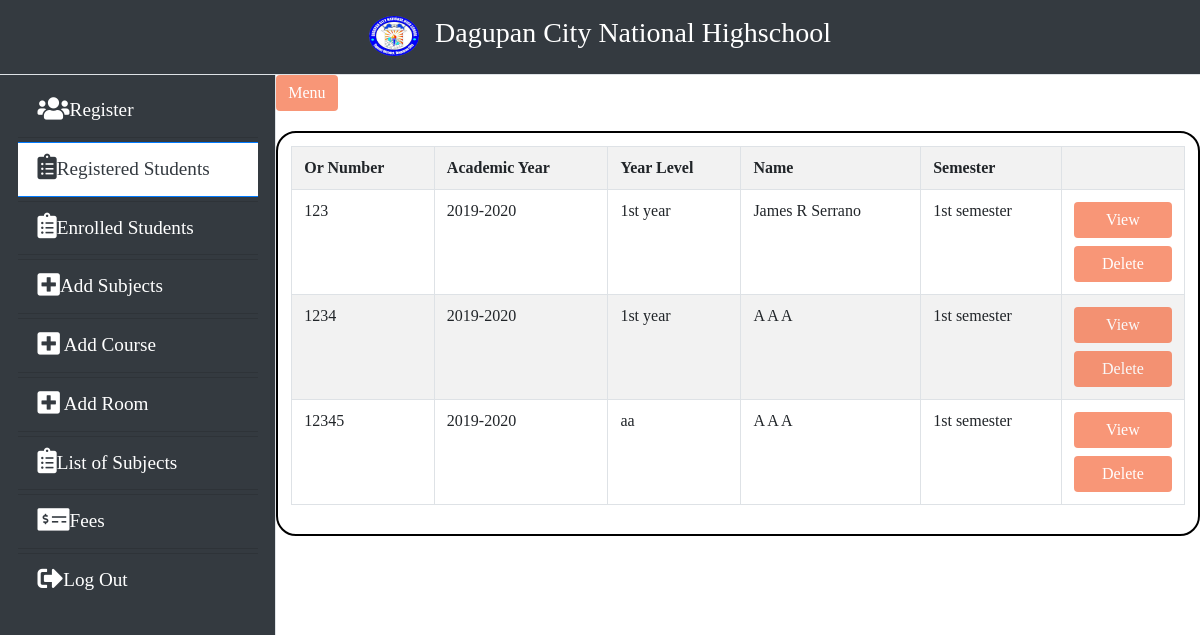
The app's page /admin/registered_students.php (signed in) with its own data.
### tables this page shows
CREATE TABLE `tbl_user` (
  `or_number` varchar(255) NOT NULL,
  `academic` varchar(255) NOT NULL,
  `year` varchar(255) NOT NULL,
  `firstname` varchar(255) NOT NULL,
  `lastname` varchar(255) NOT NULL,
  `middle` varchar(255) NOT NULL,
  `semester` varchar(255) NOT NULL
);

### admin/registered_students.php (the view, shortened to what this page needs)
<?php include('includes/registration.php');
  ?>
<html lang="en">
<head>
	<link rel="stylesheet" href="css\bootstrap.min.css">
  <link rel="stylesheet" type="text/css" href="fontawesome/css/all.min.css">
  <link rel="stylesheet" type="text/css" href="css2/registered_student.css">
</head>
<body>
      <nav class="fixed-top navbar navbar-expand-lg navbar-light bg-dark border-bottom justify-content-center">
        <ul class="navbar-nav">
        <li class="nav-item"><a href="index.php" class="nav-link"><img src="images/logo.png" style="width: 50px;height: 40px;"></a></li>
        <li class="nav-item"><a href="index.php" class="nav-link"><h3 class="text-white">Dagupan City National Highschool</h3></a></li>
        </ul>
      </nav>
    <div class="d-flex" id="wrapper">
      <div class="bg-dark border-right" id="sidebar-wrapper">
      <div class="list-group list-group-flush">
         <a href="index.php" class="list-group-item list-group-item-action bg-dark mb-1 text-white"><i class="fas fa-users fa-lg"></i>Register</a>
        <a href="registered_students.php" class="list-group-item list-group-item-action active mb-1 bg-white text-dark"><i class="fas fa-clipboard-list fa-lg"></i>Registered Students</a>
        <a href="enrolled_student.php" class="list-group-item list-group-item-action mb-1 bg-dark text-white"><i class="fas fa-clipboard-list fa-lg"></i>Enrolled Students</a>
        <a href="add_subject.php" class="list-group-item list-group-item-action bg-dark  mb-1 text-white"><i class="fas fa-plus-square fa-lg"></i>Add Subjects</a>
        <a href="add_course.php" class="list-group-item list-group-item-action bg-dark mb-1  text-white"><i class="fas fa-plus-square fa-lg"></i> Add Course</a>
        <a href="add_room.php" class="list-group-item list-group-item-action bg-dark mb-1 text-white"><i class="fas fa-plus-square fa-lg"></i>  Add Room</a>
        <a href="list_subjects.php" class="list-group-item list-group-item-action mb-1 bg-dark text-white"><i class="fas fa-clipboard-list fa-lg"></i>List of Subjects</a>
         <a href="fees.php" class="list-group-item list-group-item-action mb-1 bg-dark text-white"><i class="fas fa-money-check-alt fa-lg"></i>Fees</a>
         <a href="logout.php" class="list-group-item list-group-item-action bg-dark text-white"><i class="fas fa-sign-out-alt fa-lg"></i>Log Out</a>
      </div>
    </div>
   <div id="page-content-wrapper">
        <button class="btn btn-primary" id="menu-toggle">Menu</button>
              <div id="ui">
              <table class="table table-striped table-bordered" id="result">
              <tr>
              <th>Or Number</th>
              <th>Academic Year</th>
              <th>Year Level</th>
              <th>Name</th>
              <th>Semester</th>
              <th></th>
              </tr>
    <?php
  $data="SELECT * FROM tbl_user";
  $qry=mysqli_query($conn,$data) or die ("Could not execute Query.".mysql_error());
    while($data2=mysqli_fetch_assoc($qry)){
  ?>
    <tr>
      <td><?php echo $data2['or_number']?></td>
      <td><?php echo $data2['academic']?></td>
      <td><?php echo $data2['year']?></td>
      <td class="text-capitalize"><?php echo $data2['firstname']," ",$data2['middle']," ",$data2['lastname']?></td>
      <td><?php echo $data2['semester']?></td>
      <td>
        <button class="btn btn-primary btn-block" data-toggle="modal" data-target="#view_student<?php echo $data2['or_number']?>" name="view">View</button>
        <button class="btn btn-warning btn-block" data-toggle="modal" data-target="#student_delete<?php echo $data2['or_number']?>" name="delete_student">Delete</button>
      </td>
    </tr>
  <?php include 'includes/modals.php';} ?>
  </table>
              </div>
</div>
</body>
</html>

### admin/css2/registered_student.css (style rules this page uses)
body { overflow-x: hidden; font-family: Georgia, serif; }
#sidebar-wrapper { min-height: 100vh; margin-left: -17.6rem; -webkit-transition: margin .25s ease-out; -moz-transition: margin .25s ease-out; -o-transition: margin .25s ease-out; transition: margin .25s ease-out; }
#sidebar-wrapper { padding: 0.870rem 1.10rem; font-size: 1.2rem; margin-top: 70px; }
#sidebar-wrapper .list-group { width: 15rem; }
#page-content-wrapper { min-width: 120vw; margin-top: 75px; }
#ui { border: 2px solid black; margin-top: 20px; width: 100%; padding: 13px; border-radius: 20px; }
@media (min-width: 768px) { #sidebar-wrapper { margin-left: 0; } }
@media (min-width: 768px) { #page-content-wrapper { min-width: 0; width: 100%; } }
@media (min-width: 768px) { #menu-toggle { background-color: #f4511e; border: none; color: white; text-align: center; font-size: 16px; opacity: 0.6; transition: 0.3s; } }
@media (min-width: 768px) { .btn { background-color: #f4511e; border: none; color: white; text-align: center; font-size: 16px; opacity: 0.6; transition: 0.3s; } }
@media (min-width: 768px) { table { width: 100%; border-collapse: collapse; text-align: left; } }
@media (min-width: 768px) { tr { border-bottom: 1px solid #cbcbcb; } }
@media (min-width: 768px) { th,td { border: none; height: 30px; } }

### records on screen
tbl_user: or_number "123", academic "2019-2020", year "1st year", firstname "James", middle "R", lastname "Serrano", semester "1st semester"
tbl_user: or_number "1234", academic "2019-2020", year "1st year", firstname "A", middle "A", lastname "A", semester "1st semester"
tbl_user: or_number "12345", academic "2019-2020", year "aa", firstname "A", middle "A", lastname "A", semester "1st semester"
